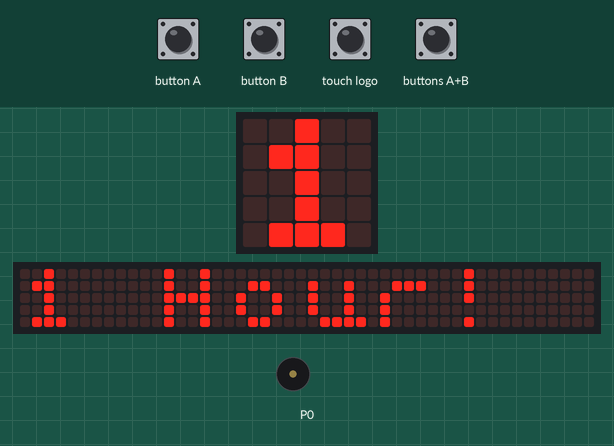
Simulated run of this program. Board: BBC micro:bit (MakeCode). Parts: the board's 5×5 LED display, a strip that is not on the board, showing the scrolling text unrolled, buzzer (waves = sounding). The test bench sets the inputs (shaded band). The 48×5 strip is a reading aid, not a part: it shows the text the display is scrolling, unrolled, one strip-width of it at a time.

Above: at 7.0 s.
7.1 s: button B pressed for 0.15 s
At 14.4 s:
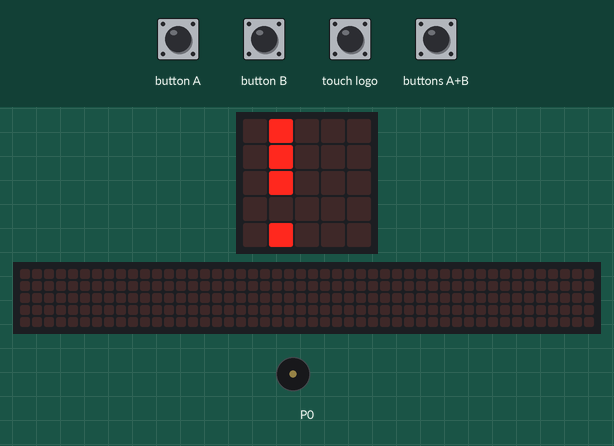
At 14.8 s:
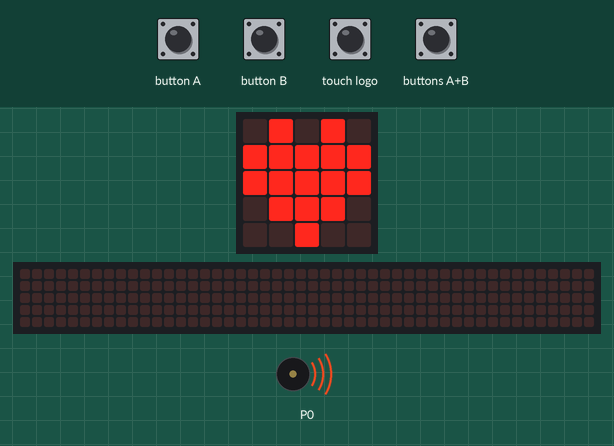
Timing chart, 0 to 16.0 s (numbered marks = the images above; inputs shaded):
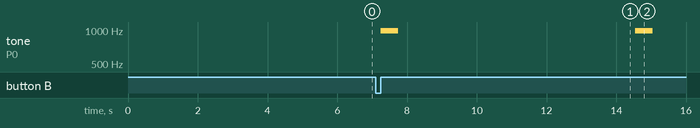

Measured:
- after the input at 7.1 s, tone on P0: alternates 988 Hz for 0.50 s and silent for 6.8 s, starting after 0.15 s; the display: first differs from a run without the input after 6.3 s (image 1 shows a later state)
- what the display in image 1 shows lasts 0.8 s, from 13.8 s to 14.6 s

The program:

main.ts
```typescript
input.onButtonPressed(Button.A, function () {

})
input.onGesture(Gesture.ScreenUp, function () {
    basic.showLeds(`
        . # . # .
        . . . . .
        # . . . #
        . # # # .
        . . . . .
        `)
})
input.onGesture(Gesture.Shake, function () {

})
input.onGesture(Gesture.LogoUp, function () {
    basic.showLeds(`
        . # . # .
        # . # . #
        . # . # .
        # . # . #
        . # . # .
        `)
    basic.showLeds(`
        . # # # .
        # . # . #
        # # . # #
        # . # . #
        . # # # .
        `)
    basic.showArrow(ArrowNames.West)
})
input.onButtonPressed(Button.AB, function () {

})
input.onButtonPressed(Button.B, function () {
    music.playTone(988, music.beat(BeatFraction.Whole))
    basic.showLeds(`
        . # . # .
        # . # . #
        # . # . #
        . # # # .
        . . # . .
        `)
    basic.showString("!")
    music.playTone(988, music.beat(BeatFraction.Whole))
    basic.showLeds(`
        . # . # .
        # . # . #
        # . # . #
        . # # # .
        . . # . .
        `)
    basic.showString("!")
    music.playTone(988, music.beat(BeatFraction.Whole))
    basic.showLeds(`
        . # . # .
        # . # . #
        # . # . #
        . # # # .
        . . # . .
        `)
    basic.showString("!")
    music.playTone(988, music.beat(BeatFraction.Whole))
    basic.showLeds(`
        . # . # .
        # . # . #
        # . # . #
        . # # # .
        . . # . .
        `)
    basic.showString("Oh no")
    basic.showString("SUS")
    basic.showLeds(`
        . # . # .
        . . . . .
        . . . . .
        . # # # .
        # . . . #
        `)
    music.playTone(988, music.beat(BeatFraction.Breve))
})
input.onLogoEvent(TouchButtonEvent.Touched, function () {
    basic.showLeds(`
        . # . # .
        . . . . .
        . . . . .
        . # # # .
        # . . . #
        `)
})
basic.showString("Start")
basic.showLeds(`
    # . # . #
    . # . # .
    # . # . #
    . # . # .
    # . # . #
    `)
loops.everyInterval(1800000, function () {
    basic.showIcon(IconNames.Heart)
})
basic.forever(function () {

})
loops.everyInterval(3600000, function () {
    basic.showString("1 Hour!")
})
```

test.ts
```typescript
// testene settes inn her; disse vil ikke kompilert så lenge denne pakken blir brukt som en utvidelse.
```
